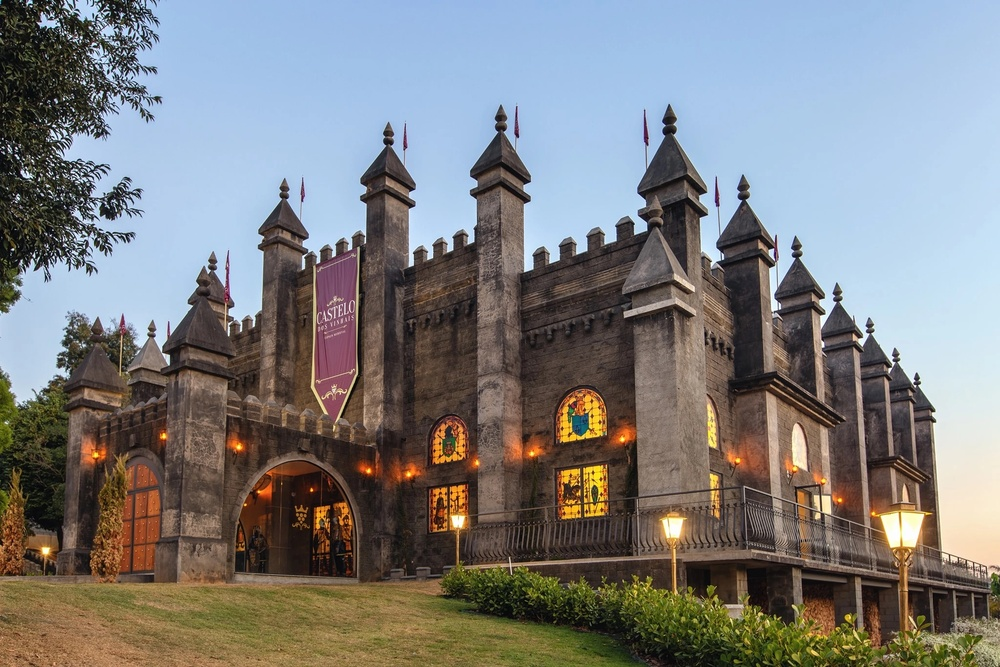
#> input picture visao_computacional/imagens/CASTELO_01.jpeg, 1000 x 667 px, shrunk from 2048 x 1365 before the run, given in place of CASTELO_01.jpg, which was not available
$ python castle.py
#> lines starting #> are read from the running program, lines starting #| are printed output that depends on the picture; after the words box and inside, x2 and y2 are one past the last pixel; in counts of white or black regions, pixels touching at a corner belong together; pictures that were not available may be replaced by others from this repository, and a replacement may not be noted
import math
import numpy as np
import cv2
import matplotlib.pyplot as plt

img = cv2.imread('./imagens/CASTELO_01.jpg')
#> img is the input picture: shape (667, 1000, 3); mean B, G, R 125.5, 125.3, 125.3
img = cv2.cvtColor(img, cv2.COLOR_BGR2RGB)
img_gray = cv2.cvtColor(img, cv2.COLOR_RGB2GRAY)
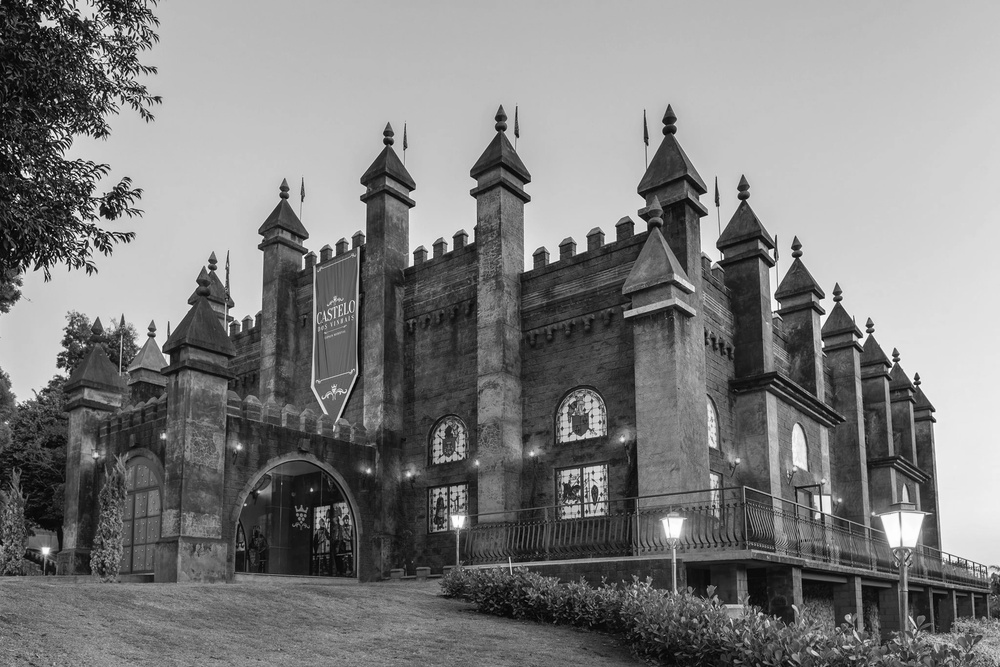
#> img_gray: shape (667, 1000); min 0, max 255, mean 125.3
a = img_gray.max()
#> a = 255
_, thresh = cv2.threshold(img_gray, a/2*1.7, a, cv2.THRESH_BINARY_INV)
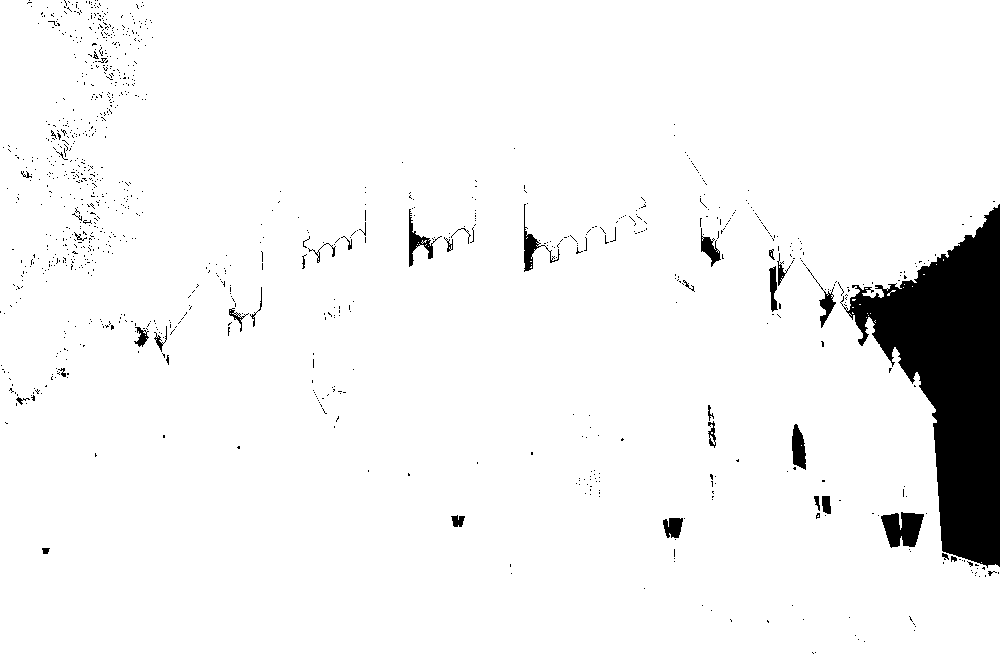
#> thresh: shape (667, 1000); 94.8% white; 1014 black regions (979 under 20 px), largest, box (x1, y1, x2, y2) and area: (840, 204, 1000, 568) 26953, (881, 512, 924, 548) 1074, (524, 204, 560, 272) 459

tamanhoKernel = 5
kernel = np.ones((tamanhoKernel, tamanhoKernel), np.uint8)
thresh_open = cv2.morphologyEx(thresh, cv2.MORPH_OPEN, kernel)
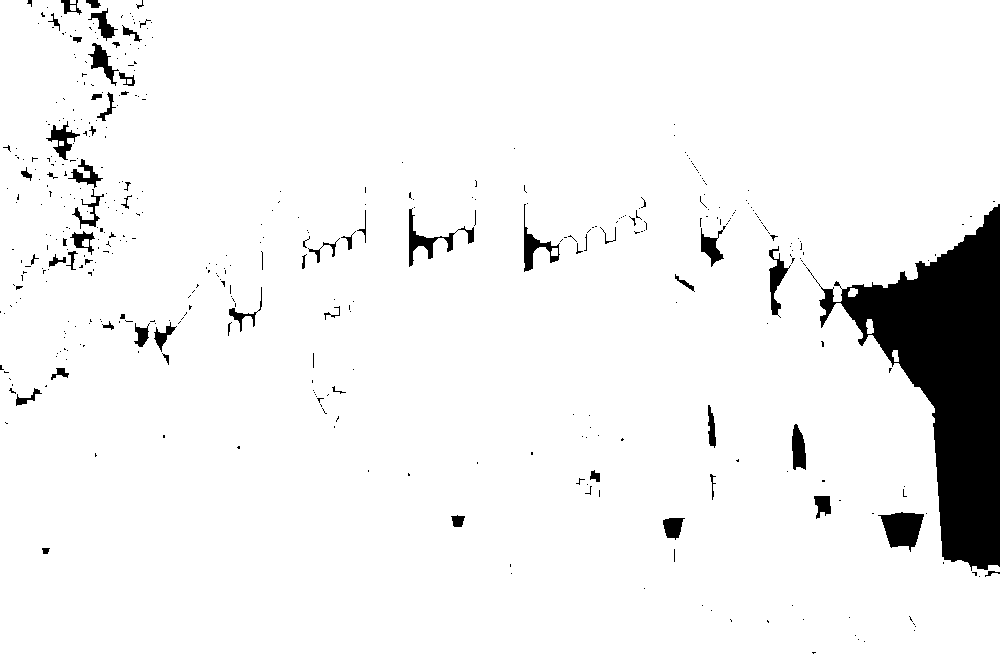
#> thresh_open: shape (667, 1000); 94.1% white; 429 black regions (365 under 20 px), largest, box (x1, y1, x2, y2) and area: (806, 204, 1000, 571) 28303, (878, 512, 924, 552) 1150, (409, 208, 474, 267) 755
img_blur = cv2.blur(img_gray, ksize=(tamanhoKernel, tamanhoKernel))
edges_gray = cv2.Canny(image=img_gray, threshold1=a/2, threshold2=a/2)
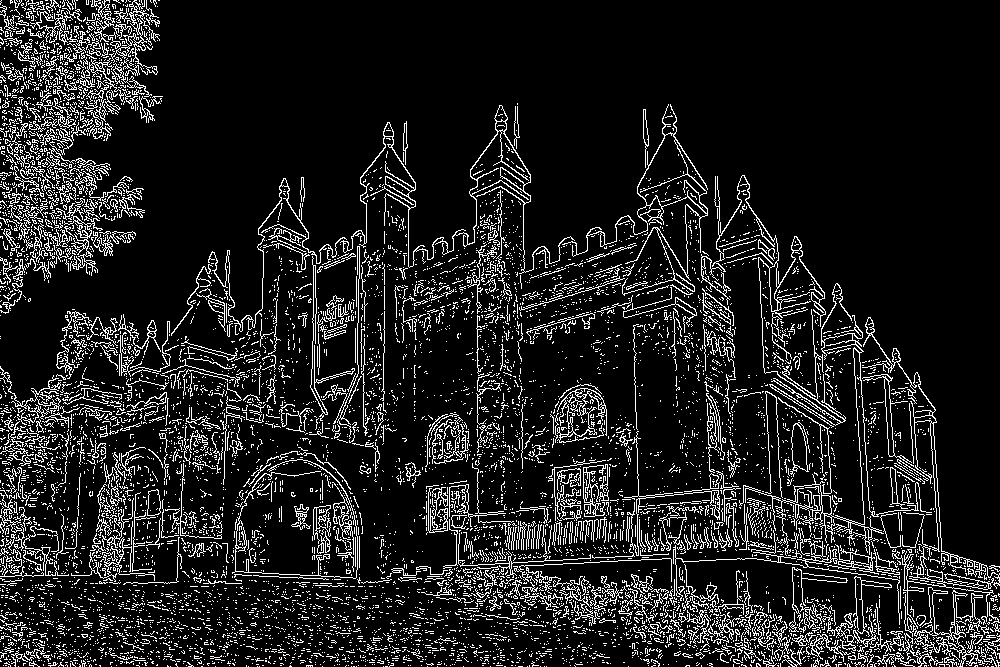
#> edges_gray: shape (667, 1000); 11.9% white in thin lines or dots
edges_blur = cv2.Canny(image=img_blur, threshold1=a/2, threshold2=a/2)
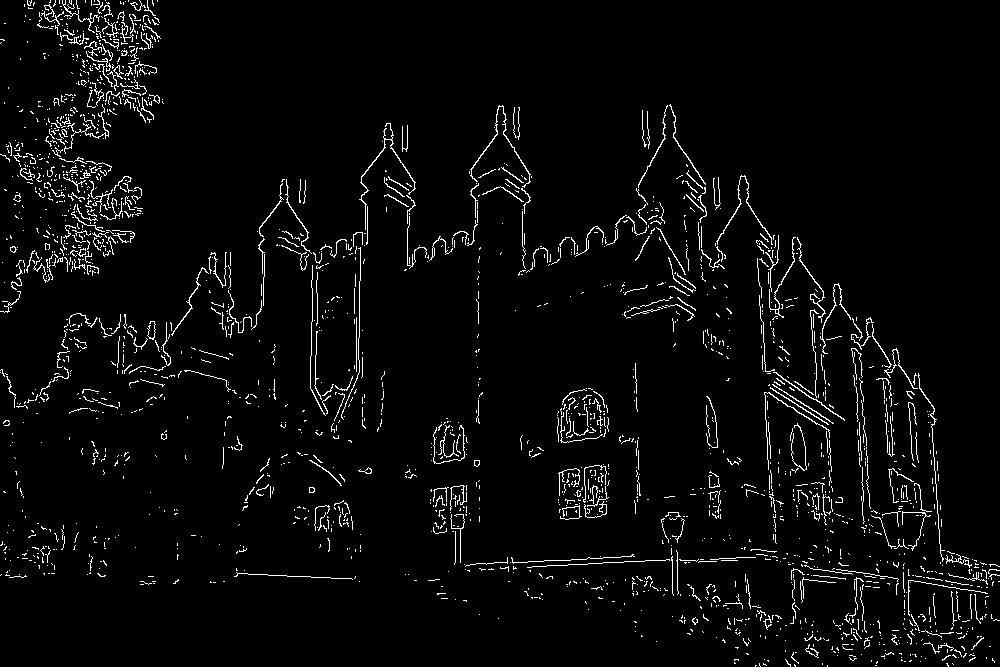
#> edges_blur: shape (667, 1000); 3.7% white in thin lines or dots

contours, hierarchy = cv2.findContours(image=thresh, mode=cv2.RETR_TREE, method=cv2.CHAIN_APPROX_SIMPLE)
#> contours = 1592 contours, 1537 with area under 20; largest, box (x1, y1, x2, y2) and area: (0, 0, 1000, 667) 638132, (880, 511, 925, 549) 1162, (408, 208, 434, 268) 548, (791, 423, 807, 471) 508, (523, 203, 542, 273) 496
contours = sorted(contours, key=cv2.contourArea, reverse=True)
img_copy = img.copy()
final = cv2.drawContours(img_copy, contours, contourIdx=-1, color=(255, 0, 0), thickness=2)
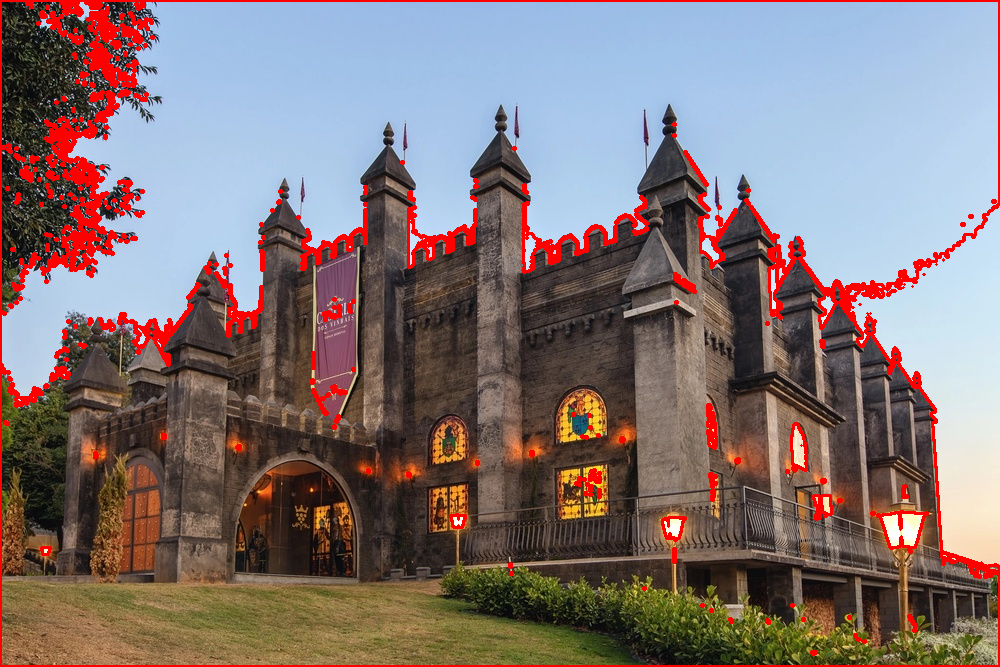
#> final: shape (667, 1000, 3); mean R, G, B 131.4, 116.5, 116.7

imagens = [img, img_blur, img_gray, edges_gray, edges_blur, thresh, thresh_open, final]
formatoX = math.ceil(len(imagens)**.5)
#> formatoX = 3

if (formatoX**2 - len(imagens)) > formatoX:
    formatoY = formatoX - 1
else:
    formatoY = formatoX
#> formatoY = 3

for i in range(len(imagens)):
    plt.subplot(formatoY, formatoX, i + 1)
    plt.imshow(imagens[i], 'gray')
    plt.xticks([]), plt.yticks([])
#> this loop made 8 passes
plt.show()

$ run again, with visao_computacional/imagens/AVIAO_01.jpg copied over visao_computacional/imagens/CASTELO_01.jpeg
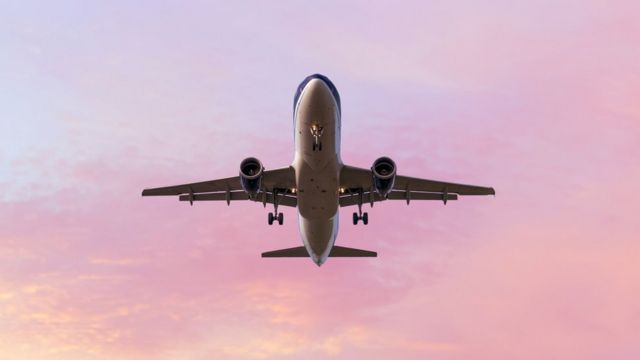
#> input picture visao_computacional/imagens/AVIAO_01.jpg, 640 x 360 px, given in place of CASTELO_01.jpg, which was not available
#> img is the input picture: shape (360, 640, 3); mean B, G, R 193.2, 177.8, 212.5
#> a = 251
#> `_, thresh = cv2.threshold(img_gray, a/2*1.7, a, cv2.THRESH_BINARY_INV)`:
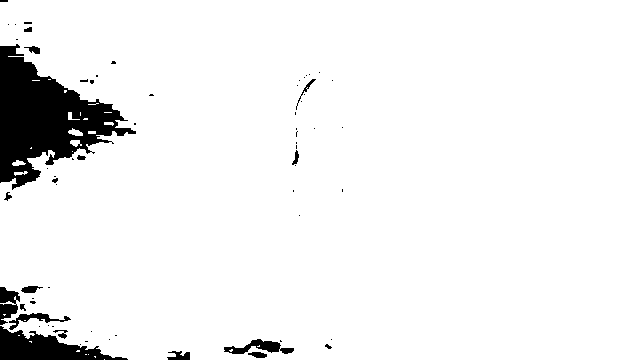
#> thresh: shape (360, 640); values 0 (black) and 251 (white), 94.2% white; 66 black regions (48 under 20 px), largest, box (x1, y1, x2, y2) and area: (0, 44, 136, 190) 9065, (0, 326, 128, 360) 2202, (224, 339, 294, 354) 475
#> thresh_open: shape (360, 640); values 0 (black) and 251 (white), 93.7% white; 39 black regions (27 under 20 px), largest, box (x1, y1, x2, y2) and area: (0, 39, 136, 190) 9728, (0, 286, 128, 360) 3562, (224, 339, 294, 360) 668
#> edges_gray: shape (360, 640); 1.3% white in thin lines or dots, all inside (x1, y1, x2, y2) = (141, 73, 496, 267)
#> edges_blur: shape (360, 640); 0.8% white in thin lines or dots, all inside (x1, y1, x2, y2) = (141, 73, 496, 266)
#> contours = 97 contours, 71 with area under 20; largest, box (x1, y1, x2, y2) and area: (0, 0, 640, 360) 216846, (223, 338, 282, 355) 484, (8, 312, 72, 331) 386, (20, 285, 44, 294) 124, (247, 351, 268, 359) 102
#> `final = cv2.drawContours(img_copy, contours, contourIdx=-1, color=(255..`:
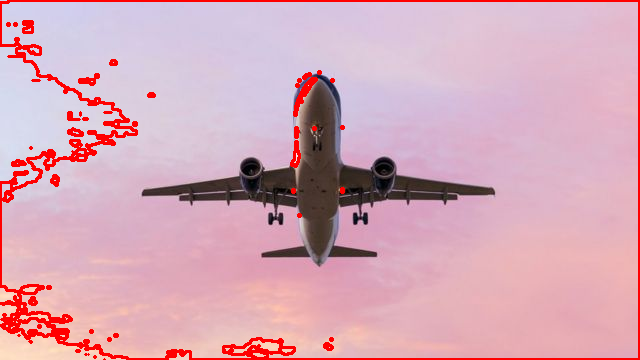
#> final: shape (360, 640, 3); mean R, G, B 213.9, 168.6, 183.6
#> formatoX = 3
#> the loop `for i in range(len(imagens)):` made 8 passes
